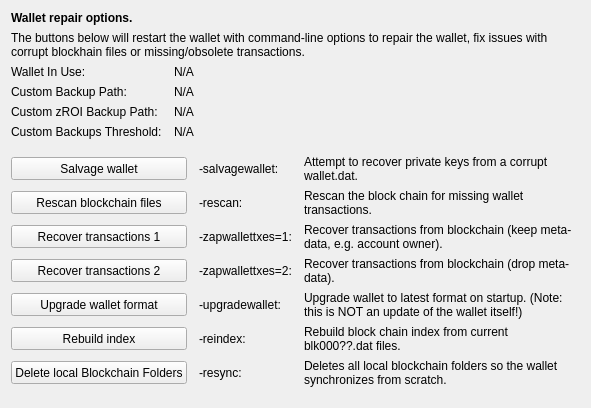
     <widget class="QWidget" name="tab_repair">
      <attribute name="title">
       <string>&amp;Wallet Repair</string>
      </attribute>
      <layout class="QGridLayout" name="gridLayout_4" columnstretch="0,0,0,0">
       <property name="horizontalSpacing">
        <number>12</number>
       </property>
       <item row="0" column="0" colspan="4">
        <widget class="QLabel" name="label_repair_header">
         <property name="font">
          <font>
           <weight>75</weight>
           <bold>true</bold>
          </font>
         </property>
         <property name="text">
          <string>Wallet repair options.</string>
         </property>
        </widget>
       </item>
       <item row="1" column="0" colspan="4">
        <widget class="QLabel" name="label_repair_helptext">
         <property name="font">
          <font>
           <weight>50</weight>
           <bold>false</bold>
          </font>
         </property>
         <property name="text">
          <string>The buttons below will restart the wallet with command-line options to repair the wallet, fix issues with corrupt blockhain files or missing/obsolete transactions.</string>
         </property>
         <property name="wordWrap">
          <bool>true</bool>
         </property>
        </widget>
       </item>
       <item row="2" column="0">
        <widget class="QLabel" name="wallet_path_label">
         <property name="text">
          <string>Wallet In Use:</string>
         </property>
        </widget>
       </item>
       <item row="2" column="1" colspan="3">
        <widget class="QLabel" name="wallet_path">
         <property name="cursor">
          <cursorShape>IBeamCursor</cursorShape>
         </property>
         <property name="text">
          <string>N/A</string>
         </property>
         <property name="textFormat">
          <enum>Qt::PlainText</enum>
         </property>
         <property name="textInteractionFlags">
          <set>Qt::LinksAccessibleByMouse|Qt::TextSelectableByKeyboard|Qt::TextSelectableByMouse</set>
         </property>
        </widget>
       </item>
       <item row="3" column="0">
        <widget class="QLabel" name="wallet_custombackuppath_label">
         <property name="visible">
          <bool>false</bool>
         </property>
         <property name="text">
          <string>Custom Backup Path:</string>
         </property>
        </widget>
       </item>
       <item row="3" column="1" colspan="3">
        <widget class="QLabel" name="wallet_custombackuppath">
         <property name="cursor">
          <cursorShape>IBeamCursor</cursorShape>
         </property>
         <property name="visible">
          <bool>false</bool>
         </property>
         <property name="text">
          <string>N/A</string>
         </property>
         <property name="textFormat">
          <enum>Qt::PlainText</enum>
         </property>
         <property name="textInteractionFlags">
          <set>Qt::LinksAccessibleByMouse|Qt::TextSelectableByKeyboard|Qt::TextSelectableByMouse</set>
         </property>
        </widget>
       </item>
       <item row="4" column="0">
        <widget class="QLabel" name="wallet_customzroibackuppath_label">
         <property name="visible">
          <bool>false</bool>
         </property>
         <property name="text">
          <string>Custom zROI Backup Path:</string>
         </property>
        </widget>
       </item>
       <item row="4" column="1" colspan="3">
        <widget class="QLabel" name="wallet_customzroibackuppath">
         <property name="cursor">
          <cursorShape>IBeamCursor</cursorShape>
         </property>
         <property name="visible">
          <bool>false</bool>
         </property>
         <property name="text">
          <string>N/A</string>
         </property>
         <property name="textFormat">
          <enum>Qt::PlainText</enum>
         </property>
         <property name="textInteractionFlags">
          <set>Qt::LinksAccessibleByMouse|Qt::TextSelectableByKeyboard|Qt::TextSelectableByMouse</set>
         </property>
        </widget>
       </item>
       <item row="5" column="0">
        <widget class="QLabel" name="wallet_custombackupthreshold_label">
         <property name="visible">
          <bool>false</bool>
         </property>
         <property name="text">
          <string>Custom Backups Threshold:</string>
         </property>
        </widget>
       </item>
       <item row="5" column="1" colspan="3">
        <widget class="QLabel" name="wallet_custombackupthreshold">
         <property name="cursor">
          <cursorShape>IBeamCursor</cursorShape>
         </property>
         <property name="visible">
          <bool>false</bool>
         </property>
         <property name="text">
          <string>N/A</string>
         </property>
         <property name="textFormat">
          <enum>Qt::PlainText</enum>
         </property>
         <property name="textInteractionFlags">
          <set>Qt::LinksAccessibleByMouse|Qt::TextSelectableByKeyboard|Qt::TextSelectableByMouse</set>
         </property>
        </widget>
       </item>
       <item row="6" column="0">
        <spacer name="verticalSpacer_repair1">
         <property name="orientation">
          <enum>Qt::Vertical</enum>
         </property>
         <property name="sizeHint" stdset="0">
          <size>
           <width>10</width>
           <height>10</height>
          </size>
         </property>
        </spacer>
       </item>
       <item row="7" column="0" colspan="2">
        <widget class="QPushButton" name="btn_salvagewallet">
         <property name="minimumSize">
          <size>
           <width>100</width>
           <height>23</height>
          </size>
         </property>
         <property name="text">
          <string>Salvage wallet</string>
         </property>
        </widget>
       </item>
       <item row="7" column="2">
        <widget class="QLabel" name="label_repair_salvage_command">
         <property name="text">
          <string notr="true">-salvagewallet:</string>
         </property>
        </widget>
       </item>
       <item row="7" column="3">
        <widget class="QLabel" name="label_repair_salvage">
         <property name="text">
          <string>Attempt to recover private keys from a corrupt wallet.dat.</string>
         </property>
         <property name="wordWrap">
          <bool>true</bool>
         </property>
        </widget>
       </item>
       <item row="8" column="0" colspan="2">
        <widget class="QPushButton" name="btn_rescan">
         <property name="minimumSize">
          <size>
           <width>100</width>
           <height>23</height>
          </size>
         </property>
         <property name="text">
          <string>Rescan blockchain files</string>
         </property>
        </widget>
       </item>
       <item row="8" column="2">
        <widget class="QLabel" name="label_repair_rescan_command">
         <property name="text">
          <string notr="true">-rescan:</string>
         </property>
        </widget>
       </item>
       <item row="8" column="3">
        <widget class="QLabel" name="label_repair_rescan">
         <property name="text">
          <string>Rescan the block chain for missing wallet transactions.</string>
         </property>
         <property name="wordWrap">
          <bool>true</bool>
         </property>
        </widget>
       </item>
       <item row="9" column="0" colspan="2">
        <widget class="QPushButton" name="btn_zapwallettxes1">
         <property name="minimumSize">
          <size>
           <width>100</width>
           <height>23</height>
          </size>
         </property>
         <property name="text">
          <string>Recover transactions 1</string>
         </property>
        </widget>
       </item>
       <item row="9" column="2">
        <widget class="QLabel" name="label_repair_zap1_command">
         <property name="text">
          <string notr="true">-zapwallettxes=1:</string>
         </property>
        </widget>
       </item>
       <item row="9" column="3">
        <widget class="QLabel" name="label_repair_zap1">
         <property name="text">
          <string>Recover transactions from blockchain (keep meta-data, e.g. account owner).</string>
         </property>
         <property name="wordWrap">
          <bool>true</bool>
         </property>
        </widget>
       </item>
       <item row="10" column="0" colspan="2">
        <widget class="QPushButton" name="btn_zapwallettxes2">
         <property name="minimumSize">
          <size>
           <width>100</width>
           <height>23</height>
          </size>
         </property>
         <property name="text">
          <string>Recover transactions 2</string>
         </property>
        </widget>
       </item>
       <item row="10" column="2">
        <widget class="QLabel" name="label_repair_zap2_command">
         <property name="text">
          <string notr="true">-zapwallettxes=2:</string>
         </property>
        </widget>
       </item>
       <item row="10" column="3">
        <widget class="QLabel" name="label_repair_zap2">
         <property name="text">
          <string>Recover transactions from blockchain (drop meta-data).</string>
         </property>
         <property name="wordWrap">
          <bool>true</bool>
         </property>
        </widget>
       </item>
       <item row="11" column="0" colspan="2">
        <widget class="QPushButton" name="btn_upgradewallet">
         <property name="minimumSize">
          <size>
           <width>100</width>
           <height>23</height>
          </size>
         </property>
         <property name="text">
          <string>Upgrade wallet format</string>
         </property>
        </widget>
       </item>
       <item row="11" column="2">
        <widget class="QLabel" name="label_repair_upgrade_command">
         <property name="text">
          <string notr="true">-upgradewallet:</string>
         </property>
        </widget>
       </item>
       <item row="11" column="3">
        <widget class="QLabel" name="label_repair_upgrade">
         <property name="text">
          <string>Upgrade wallet to latest format on startup. (Note: this is NOT an update of the wallet itself!)</string>
         </property>
         <property name="wordWrap">
          <bool>true</bool>
         </property>
        </widget>
       </item>
       <item row="12" column="0" colspan="2">
        <widget class="QPushButton" name="btn_reindex">
         <property name="minimumSize">
          <size>
           <width>100</width>
           <height>23</height>
          </size>
         </property>
         <property name="text">
          <string>Rebuild index</string>
         </property>
        </widget>
       </item>
       <item row="12" column="2">
        <widget class="QLabel" name="label_repair_reindex_command">
         <property name="text">
          <string notr="true">-reindex:</string>
         </property>
        </widget>
       </item>
       <item row="12" column="3">
        <widget class="QLabel" name="label_repair_reindex">
         <property name="text">
          <string>Rebuild block chain index from current blk000??.dat files.</string>
         </property>
         <property name="wordWrap">
          <bool>true</bool>
         </property>
        </widget>
       </item>
       <item row="13" column="0" colspan="2">
        <widget class="QPushButton" name="btn_resync">
         <property name="minimumSize">
          <size>
           <width>100</width>
           <height>23</height>
          </size>
         </property>
         <property name="text">
          <string>Delete local Blockchain Folders</string>
         </property>
        </widget>
       </item>
       <item row="13" column="2">
        <widget class="QLabel" name="label_repair_resync_command">
         <property name="text">
          <string>-resync:</string>
         </property>
        </widget>
       </item>
       <item row="13" column="3">
        <widget class="QLabel" name="label_repair_resync">
         <property name="text">
          <string>Deletes all local blockchain folders so the wallet synchronizes from scratch.</string>
         </property>
         <property name="wordWrap">
          <bool>true</bool>
         </property>
        </widget>
       </item>
       <item row="14" column="0">
        <spacer name="verticalSpacer_repair2">
         <property name="orientation">
          <enum>Qt::Vertical</enum>
         </property>
         <property name="sizeHint" stdset="0">
          <size>
           <width>20</width>
           <height>10</height>
          </size>
         </property>
        </spacer>
       </item>
      </layout>
     </widget>
